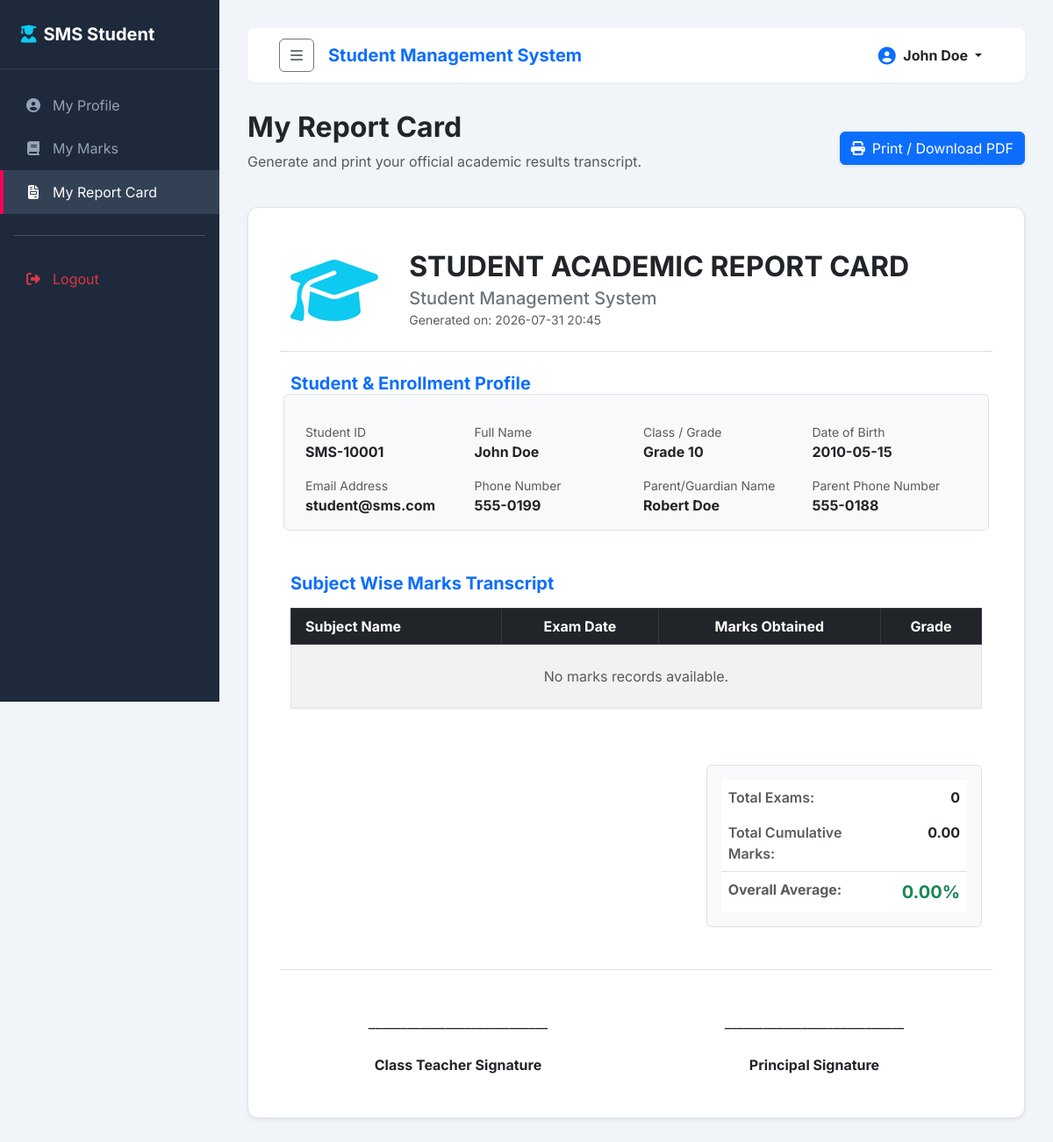
The app's page /student/reports.php (signed in) with its own data.
### tables this page shows
CREATE TABLE IF NOT EXISTS `students` (
  `id` INT AUTO_INCREMENT PRIMARY KEY,
  `student_id` VARCHAR(20) NOT NULL UNIQUE,  
  `first_name` VARCHAR(50) NOT NULL,
  `last_name` VARCHAR(50) NOT NULL,
  `email` VARCHAR(100) NOT NULL UNIQUE,
  `password` VARCHAR(255) NOT NULL,  
  `dob` DATE NOT NULL,
  `gender` ENUM('Male', 'Female', 'Other') NOT NULL,
  `address` TEXT NOT NULL,
  `phone` VARCHAR(20) NOT NULL,
  `class` VARCHAR(50) NOT NULL,
  `parent_name` VARCHAR(100) NOT NULL,
  `parent_phone` VARCHAR(20) NOT NULL,
  `profile_photo` VARCHAR(255) DEFAULT NULL,
  `created_at` TIMESTAMP DEFAULT CURRENT_TIMESTAMP
);

### student/reports.php (the view, shortened to what this page needs)
<?php
require_once '../config/db.php';
include '../includes/header.php';
$student_id = $_SESSION['student_db_id'];
try {
    $stmt = $pdo->prepare("SELECT * FROM students WHERE id = ?");
    $stmt->execute([$student_id]);
    $student = $stmt->fetch();
    $marks_stmt = $pdo->prepare("SELECT * FROM marks WHERE student_id = ? ORDER BY exam_date DESC");
    $marks_stmt->execute([$student_id]);
    $marks_list = $marks_stmt->fetchAll();
    $total_marks = 0;
    $subjects_count = count($marks_list);
    $average_marks = $subjects_count > 0 ? number_format($total_marks / $subjects_count, 2) : '0.00';
    $total_marks = number_format($total_marks, 2);
} catch (PDOException $e) {
    die("Database Error: " . $e->getMessage());
}
?>
<div class="container-fluid px-0">
    <div class="row mb-4 align-items-center print-hide">
        <div class="col-8">
            <h2 class="fw-bold text-dark">My Report Card</h2>
            <p class="text-muted">Generate and print your official academic results transcript.</p>
        </div>
        <div class="col-4 text-end">
            <button onclick="window.print();" class="btn btn-primary shadow-sm"><i class="fas fa-print me-2"></i>Print / Download PDF</button>
        </div>
    </div>
    <div class="card card-common p-4 border shadow-sm">
        <div class="card-body">
            <div class="row align-items-center mb-4 border-bottom pb-4">
                <div class="col-sm-2 text-center text-sm-start mb-3 mb-sm-0">
                    <i class="fas fa-graduation-cap fa-5x text-info"></i>
                </div>
                <div class="col-sm-10 text-center text-sm-start">
                    <h2 class="fw-bold text-dark mb-1">STUDENT ACADEMIC REPORT CARD</h2>
                    <h5 class="text-secondary mb-0">Student Management System</h5>
                    <span class="text-muted small">Generated on: <?php echo date('Y-m-d H:i'); ?></span>
                </div>
            </div>
            <h5 class="text-primary fw-bold mb-3">Student & Enrollment Profile</h5>
            <div class="row g-3 mb-5 p-3 bg-light rounded border">
                <div class="col-6 col-md-3">
                    <span class="text-muted small d-block">Student ID</span>
                    <strong class="text-dark"><?php echo sanitize($student['student_id']); ?></strong>
                </div>
                <div class="col-6 col-md-3">
                    <span class="text-muted small d-block">Full Name</span>
                    <strong class="text-dark"><?php echo sanitize($student['first_name'] . ' ' . $student['last_name']); ?></strong>
                </div>
                <div class="col-6 col-md-3">
                    <span class="text-muted small d-block">Class / Grade</span>
                    <strong class="text-dark"><?php echo sanitize($student['class']); ?></strong>
                </div>
                <div class="col-6 col-md-3">
                    <span class="text-muted small d-block">Date of Birth</span>
                    <strong class="text-dark"><?php echo sanitize($student['dob']); ?></strong>
                </div>
                <div class="col-6 col-md-3">
                    <span class="text-muted small d-block">Email Address</span>
                    <strong class="text-dark"><?php echo sanitize($student['email']); ?></strong>
                </div>
                <div class="col-6 col-md-3">
                    <span class="text-muted small d-block">Phone Number</span>
                    <strong class="text-dark"><?php echo sanitize($student['phone']); ?></strong>
                </div>
                <div class="col-6 col-md-3">
                    <span class="text-muted small d-block">Parent/Guardian Name</span>
                    <strong class="text-dark"><?php echo sanitize($student['parent_name']); ?></strong>
                </div>
                <div class="col-6 col-md-3">
                    <span class="text-muted small d-block">Parent Phone Number</span>
                    <strong class="text-dark"><?php echo sanitize($student['parent_phone']); ?></strong>
                </div>
            </div>
            <h5 class="text-primary fw-bold mb-3">Subject Wise Marks Transcript</h5>
            <div class="table-responsive mb-5">
                <table class="table table-bordered table-striped text-center">
                    <thead class="table-dark">
                        <tr>
                            <th class="text-start ps-3">Subject Name</th>
                            <th>Exam Date</th>
                            <th>Marks Obtained</th>
                            <th>Grade</th>
                        </tr>
                    </thead>
                    <tbody>
                        <?php if ($subjects_count > 0): ?>
                            <?php foreach ($marks_list as $mark): ?>
                                <tr>
                                    <td class="text-start ps-3 fw-semibold"><?php echo sanitize($mark['subject']); ?></td>
                                    <td><?php echo sanitize($mark['exam_date']); ?></td>
                                    <td class="fw-bold"><?php echo sanitize($mark['marks']); ?>%</td>
                                    <td>
                                        <span class="badge <?php
                                            echo ($mark['grade'] === 'F') ? 'bg-danger text-white' : (($mark['grade'] === 'A' || $mark['grade'] === 'A+') ? 'bg-success text-white' : 'bg-primary text-white');
                                        ?>">
                                            <?php echo sanitize($mark['grade']); ?>
                                        </span>
                                    </td>
                                </tr>
                            <?php endforeach; ?>
                        <?php else: ?>
                            <tr>
                                <td colspan="4" class="py-4 text-muted">No marks records available.</td>
                            </tr>
                        <?php endif; ?>
                    </tbody>
                </table>
            </div>
            <div class="row justify-content-end">
                <div class="col-12 col-md-5">
                    <div class="card bg-light border p-3">
                        <table class="table table-borderless mb-0">
                            <tr>
                                <td class="text-muted fw-semibold">Total Exams:</td>
                                <td class="text-end fw-bold text-dark"><?php echo $subjects_count; ?></td>
                            </tr>
                            <tr>
                                <td class="text-muted fw-semibold">Total Cumulative Marks:</td>
                                <td class="text-end fw-bold text-dark"><?php echo $total_marks; ?></td>
                            </tr>
                            <tr class="border-top">
                                <td class="text-muted fw-bold">Overall Average:</td>
                                <td class="text-end fw-bold text-success fs-5"><?php echo $average_marks; ?>%</td>
                            </tr>
                        </table>
                    </div>
                </div>
            </div>
            <div class="row mt-5 pt-5 border-top text-center">
                <div class="col-6">
                    <p class="mb-4">____________________________</p>
                    <strong class="text-dark">Class Teacher Signature</strong>
                </div>
                <div class="col-6">
                    <p class="mb-4">____________________________</p>
                    <strong class="text-dark">Principal Signature</strong>
                </div>
            </div>
        </div>
    </div>
</div>
<?php include '../includes/footer.php'; ?>

### css/style.css (style rules this page uses)
:root { --primary-color: #3f51b5; --primary-dark: #303f9f; --secondary-color: #f50057; --dark-color: #212529; --light-color: #f8f9fa; --sidebar-width: 250px; --sidebar-bg: #1e293b; --sidebar-hover: #334155; --transition-speed: 0.3s; }
body { font-family: 'Inter', system-ui, -apple-system, sans-serif; background-color: #f1f5f9; color: #334155; min-height: 100vh; overflow-x: hidden; }
.card-common { border: none; border-radius: 0.75rem; box-shadow: 0 4px 6px -1px rgba(0, 0, 0, 0.05), 0 2px 4px -1px rgba(0, 0, 0, 0.03); background-color: #ffffff; }
.card-common .card-body { padding: 1.5rem; }

### records on screen
students: student "SMS-10001", first_name+last_name "John Doe", class "Grade 10", dob "2010-05-15", email "student@sms.com", phone "555-0199", parent_name "Robert Doe", parent_phone "555-0188"

### other values on screen
$_SESSION['student_name'] "John Doe"
$subjects_count "0"
$total_marks "0.00"
$average_marks "0.00"
